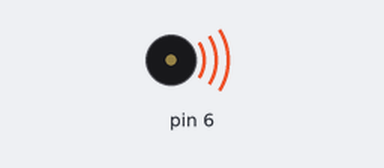
Bench run of a sketch on a simulated Arduino Uno, built with avr-gcc and run on an emulated ATmega328P. Parts: buzzer (waves = sounding).

Above: at 0.3 s.
At 7.73 s:
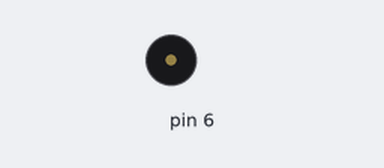
Timing chart, 0 to 8.5 s (numbered marks = the images above):
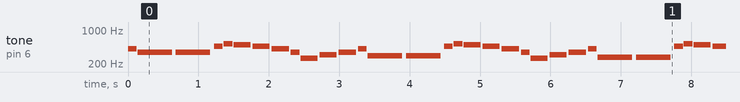

The sketch:

7.ino
```cpp
#define NOTE_GS4 415
#define NOTE_F4  349
#define NOTE_AS5 466
#define NOTE_C5  523
#define NOTE_B4  494
#define NOTE_C4  262
#define NOTE_DS4 311
#define NOTE_D4  294
#define NOTE_CS4 277
#define NOTE_CS5 554
#define NOTE_G4  392

#define MSG(a,b,c,d,e,f) Serial.print("Nota total: ");Serial.print(a);Serial.print(" Figura: ");Serial.print(b);Serial.print(" Duracion: ");Serial.print(c);Serial.print(" Silencio: ");Serial.print(d);Serial.print(" Tone duracion:");Serial.print(e);Serial.print(" Delay: ");Serial.println(f);

#define length(vec,tipo) sizeof(vec)/sizeof(tipo)


int nota[] = {NOTE_GS4, NOTE_F4, NOTE_F4, NOTE_AS5, NOTE_C5, NOTE_B4, NOTE_AS5, NOTE_GS4, NOTE_F4, NOTE_C4, NOTE_DS4, NOTE_F4, NOTE_GS4, NOTE_D4, NOTE_D4, NOTE_AS5, NOTE_C5, NOTE_B4, NOTE_AS5, NOTE_GS4, NOTE_F4, NOTE_C4, NOTE_DS4, NOTE_F4, NOTE_GS4, NOTE_CS4, NOTE_CS4, NOTE_AS5, NOTE_C5, NOTE_B4, NOTE_AS5, NOTE_GS4, NOTE_F4, NOTE_C4, NOTE_DS4, NOTE_F4, NOTE_GS4, NOTE_F4, NOTE_GS4, NOTE_AS5, NOTE_C5, NOTE_CS5, NOTE_C5, NOTE_AS5, NOTE_GS4, NOTE_G4, NOTE_F4, NOTE_C4, NOTE_DS4, NOTE_F4};
int figura[] = {16, 4, 4, 16, 16, 8, 8, 8, 16, 8, 8, 8, 16, 4, 4, 16, 16, 8, 8, 8, 16, 8, 8, 8, 16, 4, 4, 16, 16, 8, 8, 8, 16, 8, 8, 8, 8, 8, 8, 16, 16, 8, 8, 8, 8, 8, 8, 8, 8, 8};


int BPM = 110;
float tiempoSilencio = 1.0;
int duracionTotalNota = (60000 * 4) / BPM;


void setup() {
    pinMode( 6 , OUTPUT);
      Serial.begin(9600);
}

void loop() {

  for( int i = 0 ; i < length(nota,int)-1 ; i++ )
  {
    if( figura[i] >= 0 )
    {

          int duracionNota = ( duracionTotalNota / figura[i] )  ;
          tone( 6 , nota[i] , duracionNota * 0.9 );
          delay( duracionNota );
          noTone(6);

    }else{

            int duracionNota = ( duracionTotalNota / (figura[i]*(-1)) )  ;
            tone( 6 , nota[i] , duracionNota * 0.9 );
              delay( duracionNota  );
              noTone(6);

    }
 }
}
```

Measured:
- by itself, tone on pin 6: plays 415 Hz for 0.12 s, 349 Hz for 0.49 s, 349 Hz for 0.49 s, 466 Hz for 0.12 s, 523 Hz for 0.12 s, 494 Hz for 0.24 s … (488 notes in this stretch)
